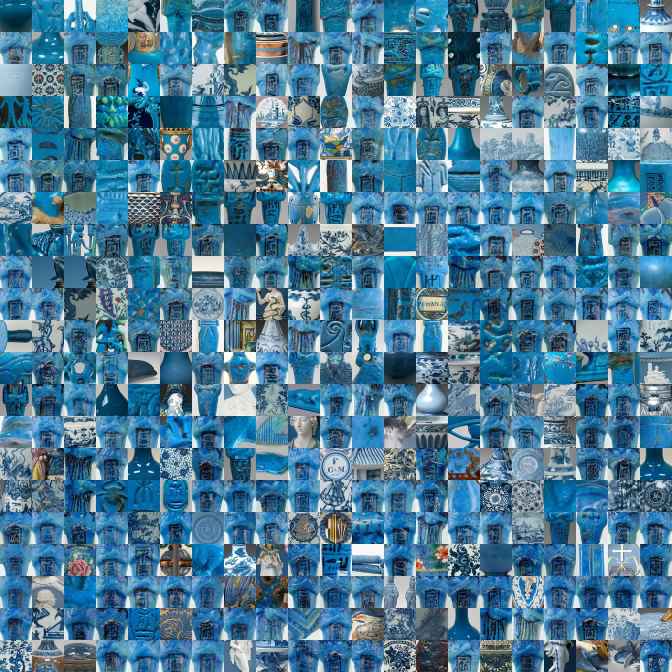
#> input picture data/atlas/000.webp, 2016 x 2016 px (shown at 1/3 size)
$ python -i qc.py   (imports and definitions only)
#> lines starting #> are read from the running program, lines starting #| are printed output that depends on the picture
"""Stage 3b -- crop quality control.

MET photographs are whole-object studio shots. Stage 3 keeps a tight central
patch of the frame, which lands on glaze for a vessel that fills its frame and
lands on empty backdrop for a 1cm scarab. This module decides which happened.

The test is BACKDROP DOMINANCE, not a saturation floor. White porcelain,
cream earthenware and celadon are legitimately desaturated and belong in the
grid -- a naive "too pale, drop it" rule would delete precisely the objects
the `cream` palette family is made of. Instead:

  1. Sample the border ring of the *full* image. On a studio shot that ring
     is the backdrop, by construction.
  2. Measure what fraction of the crop sits within a small OKLab distance of
     that colour.
  3. If too much of it is backdrop, retry with a TIGHTER crop -- small
     objects are centred, so tightening moves onto the object.
  4. Only reject if even the tightest crop is mostly backdrop.

A white bowl filling the frame passes (low backdrop fraction despite low
saturation). A scarab adrift in grey fails. That is the intended behaviour.

    python3 pipeline/qc.py --tune --sample 900
"""

import argparse
import collections
import concurrent.futures as cf
import io
import json
import gzip
import math
import os
import random
import sys
import urllib.request

from PIL import Image

HERE = os.path.dirname(os.path.abspath(__file__))
DATA = os.path.join(HERE, "data")
CACHE = os.path.join(HERE, "cache", "images")

UA = ("the-met-ceramics-lookbook/1.0 "
      "(+https://github.com/azuic/the-met-ceramics-lookbook)")

# Tuned on a stratified sample of 890 real images; see `--tune`.
CROP_LADDER = (0.32, 0.24, 0.17)
MAX_BACKDROP = 0.40         # 0.60 was too slack -- the ladder never engaged
BACKDROP_TOL = 0.055        # OKLab distance counted as "same as backdrop"
MONO_CHROMA = 0.006         # p95 whole-image chroma below this = greyscale


def _lin(c):
    c /= 255.0
    return c / 12.92 if c <= 0.04045 else ((c + 0.055) / 1.055) ** 2.4


# [39 lines left out: functions oklab, backdrop_colour, backdrop_fraction, not called in this run]


def is_monochrome(im, thresh=MONO_CHROMA):
    """True when the SOURCE PHOTOGRAPH carries no colour at all.

    Roughly a sixth of the MET's ceramic imagery is old black-and-white
    record photography -- and a handful are placeholder cards reading
    "CONSULT PRIMARY RECORD". Colour-sorting those is sorting by film
    exposure, not by glaze, so they have to be identified rather than
    quietly folded into the greys.

    Keyed on the 95th percentile of whole-image chroma, not the mean: a
    genuinely white porcelain bowl shot in colour still has *some* coloured
    pixels (backdrop cast, shadows, a label), while a greyscale scan has
    literally none.
    """
    small = im.resize((40, 40), Image.LANCZOS)
    ch = sorted(math.hypot(*oklab(px)[1:]) for px in small.getdata())
    return ch[int(0.95 * len(ch))] < thresh


# [4 lines left out: function centre_crop, not called in this run]


def crop_with_qc(im, ladder=CROP_LADDER, max_backdrop=MAX_BACKDROP,
                 tol=BACKDROP_TOL):
    """Return (crop, frac_used, backdrop_fraction, accepted, mono)."""
    mono = is_monochrome(im)
    bg = oklab(backdrop_colour(im))
    last = None
    for frac in ladder:
        c = centre_crop(im, frac)
        bd = backdrop_fraction(c, bg, tol)
        last = (c, frac, bd)
        if bd <= max_backdrop:
            return c, frac, bd, True, mono
    return last[0], last[1], last[2], False, mono


# --- tuning harness ----------------------------------------------------------

# [153 lines left out: functions load_joined, stratified, fetch_image, tune, contact, main, not called in this run]


# [2 lines not run here, left out]

>>> import cv2
>>> picture = cv2.imread('../data/atlas/000.webp', cv2.IMREAD_GRAYSCALE)
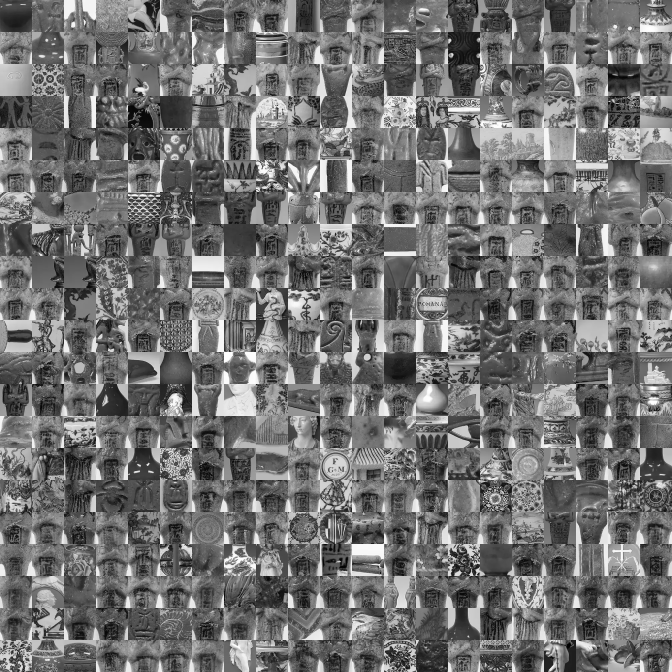
#> picture: shape (2016, 2016) (shown at 1/3 size); min 0, max 255, mean 112.7
>>> result = crop_with_qc(picture)
#> (the run stopped early here; a loop or call above may not have finished)

$ run again, on data/atlas/002.webp
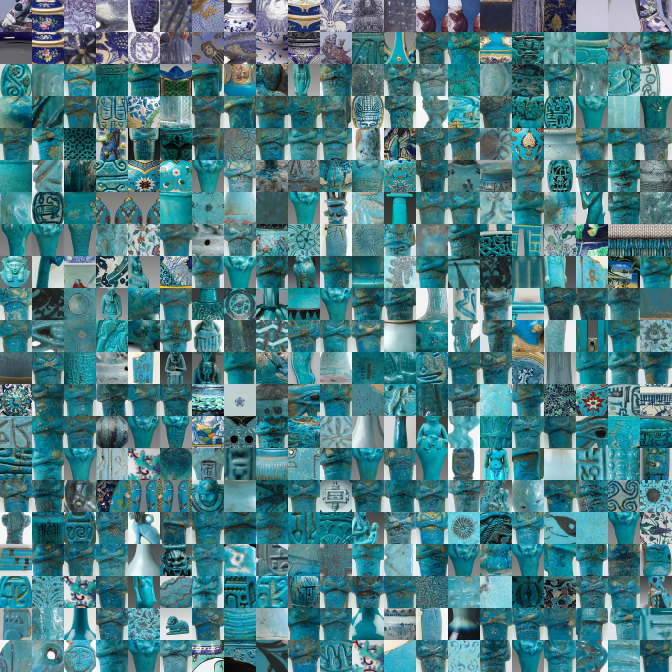
#> input picture data/atlas/002.webp, 2016 x 2016 px (shown at 1/3 size)
#> `picture = cv2.imread('../data/atlas/000.webp', cv2.IMREAD_GRAYSCALE)`:
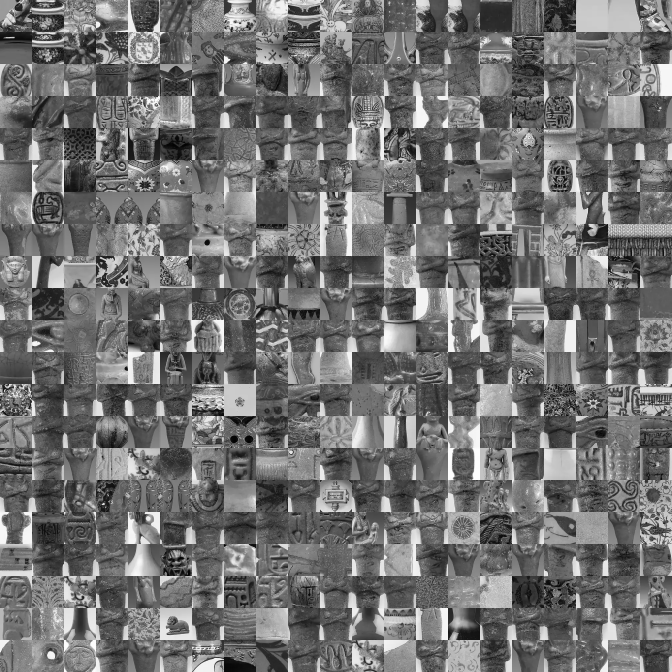
#> picture: shape (2016, 2016) (shown at 1/3 size); min 0, max 255, mean 112.3

$ run again, on data/atlas/003.webp
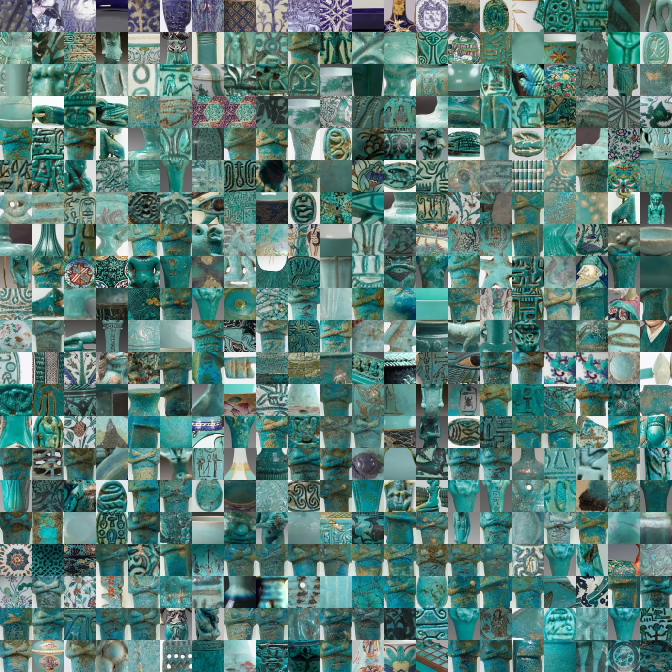
#> input picture data/atlas/003.webp, 2016 x 2016 px (shown at 1/3 size)
#> `picture = cv2.imread('../data/atlas/000.webp', cv2.IMREAD_GRAYSCALE)`:
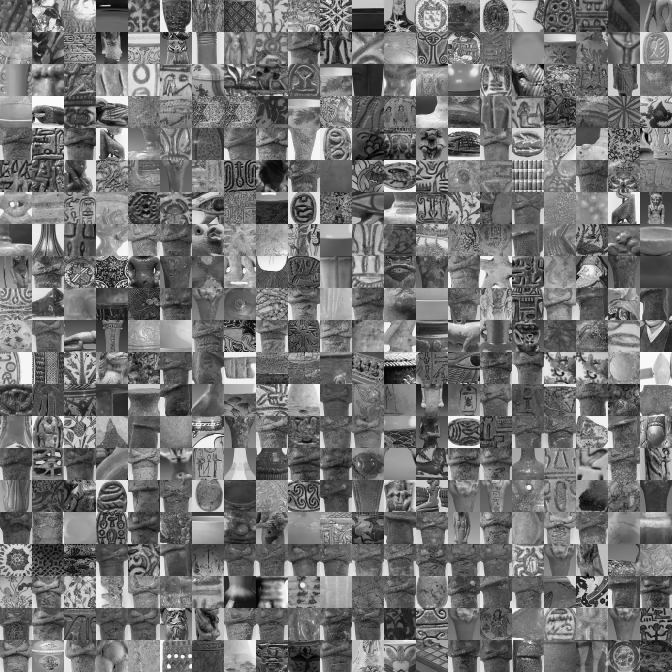
#> picture: shape (2016, 2016) (shown at 1/3 size); min 0, max 255, mean 114.8

$ run again, on data/atlas/004.webp
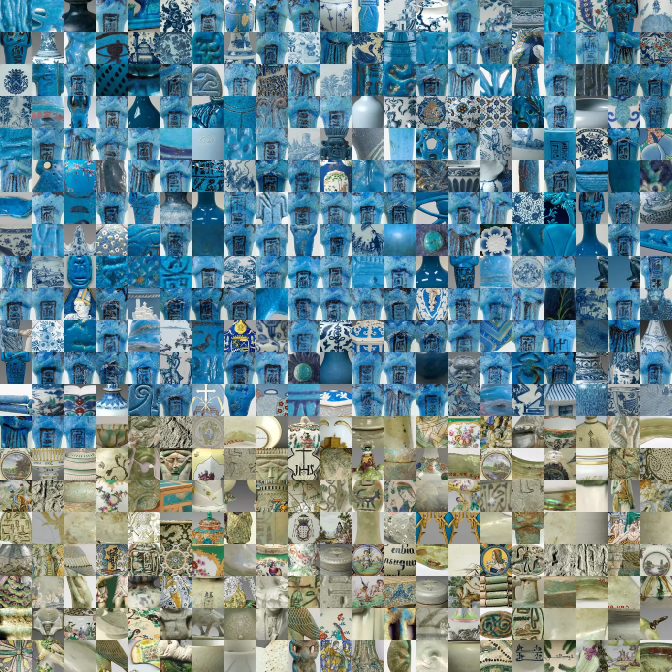
#> input picture data/atlas/004.webp, 2016 x 2016 px (shown at 1/3 size)
#> `picture = cv2.imread('../data/atlas/000.webp', cv2.IMREAD_GRAYSCALE)`:
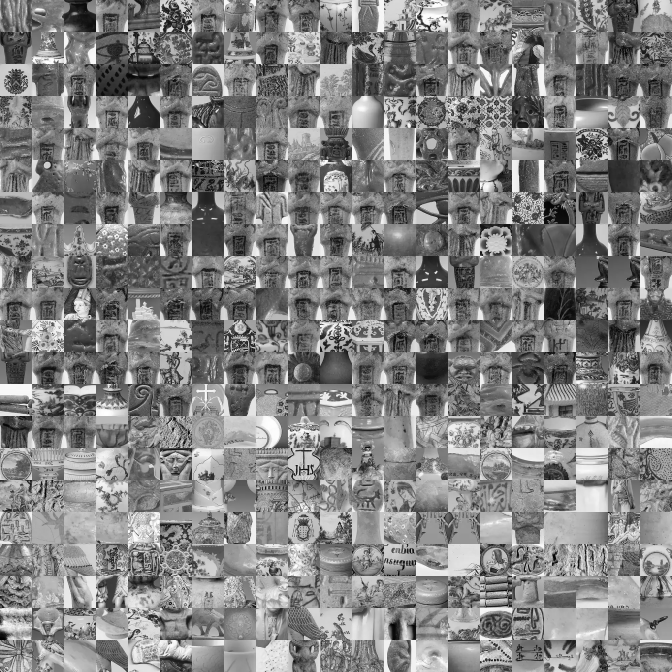
#> picture: shape (2016, 2016) (shown at 1/3 size); min 0, max 255, mean 129.4
